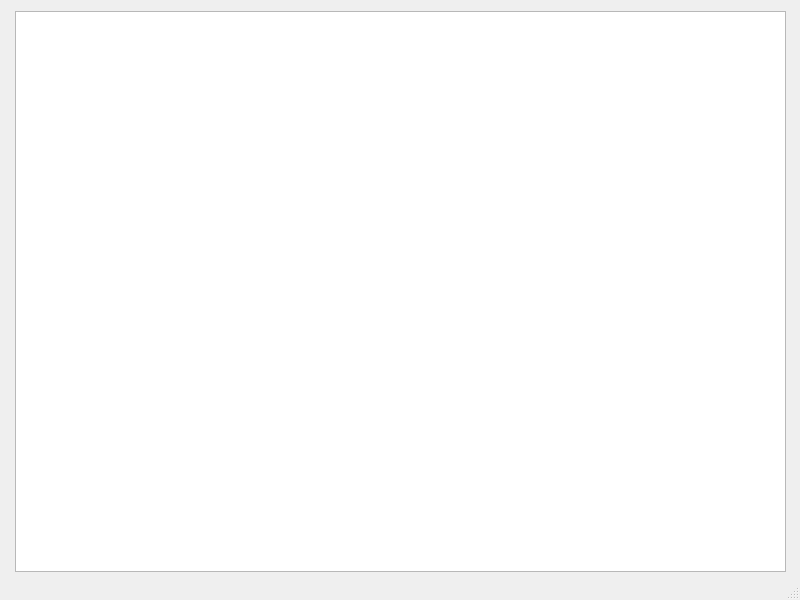
<?xml version="1.0" encoding="UTF-8"?>
<ui version="4.0">
 <class>MainWindow</class>
 <widget class="QMainWindow" name="MainWindow">
  <property name="geometry">
   <rect>
    <x>0</x>
    <y>0</y>
    <width>800</width>
    <height>600</height>
   </rect>
  </property>
  <property name="windowTitle">
   <string>MainWindow</string>
  </property>
  <widget class="QWidget" name="centralwidget">
   <widget class="QGraphicsView" name="graphicsView">
    <property name="geometry">
     <rect>
      <x>15</x>
      <y>11</y>
      <width>771</width>
      <height>561</height>
     </rect>
    </property>
   </widget>
  </widget>
  <widget class="QMenuBar" name="menubar">
   <property name="geometry">
    <rect>
     <x>0</x>
     <y>0</y>
     <width>800</width>
     <height>21</height>
    </rect>
   </property>
  </widget>
  <widget class="QStatusBar" name="statusbar"/>
 </widget>
 <resources/>
 <connections/>
</ui>
